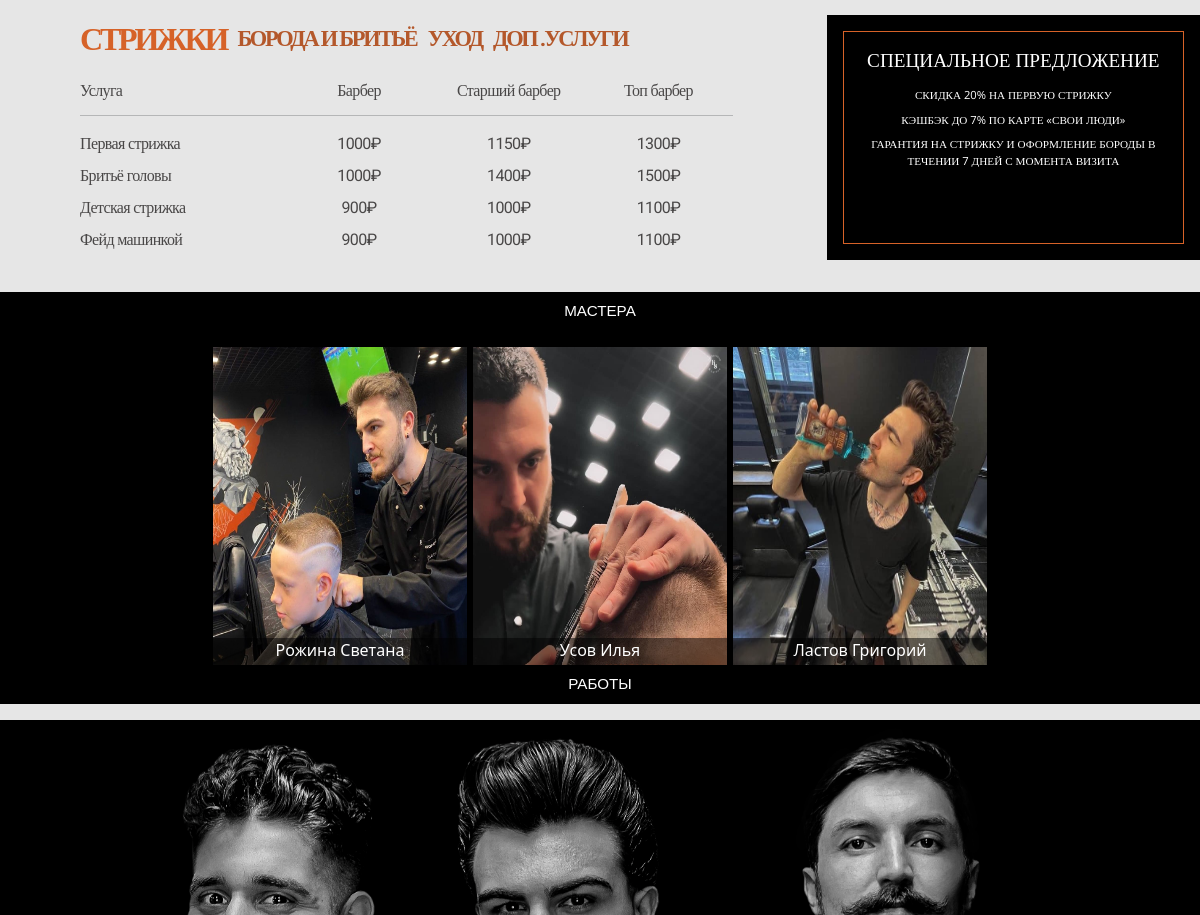
The app's page / (middle part), older data.
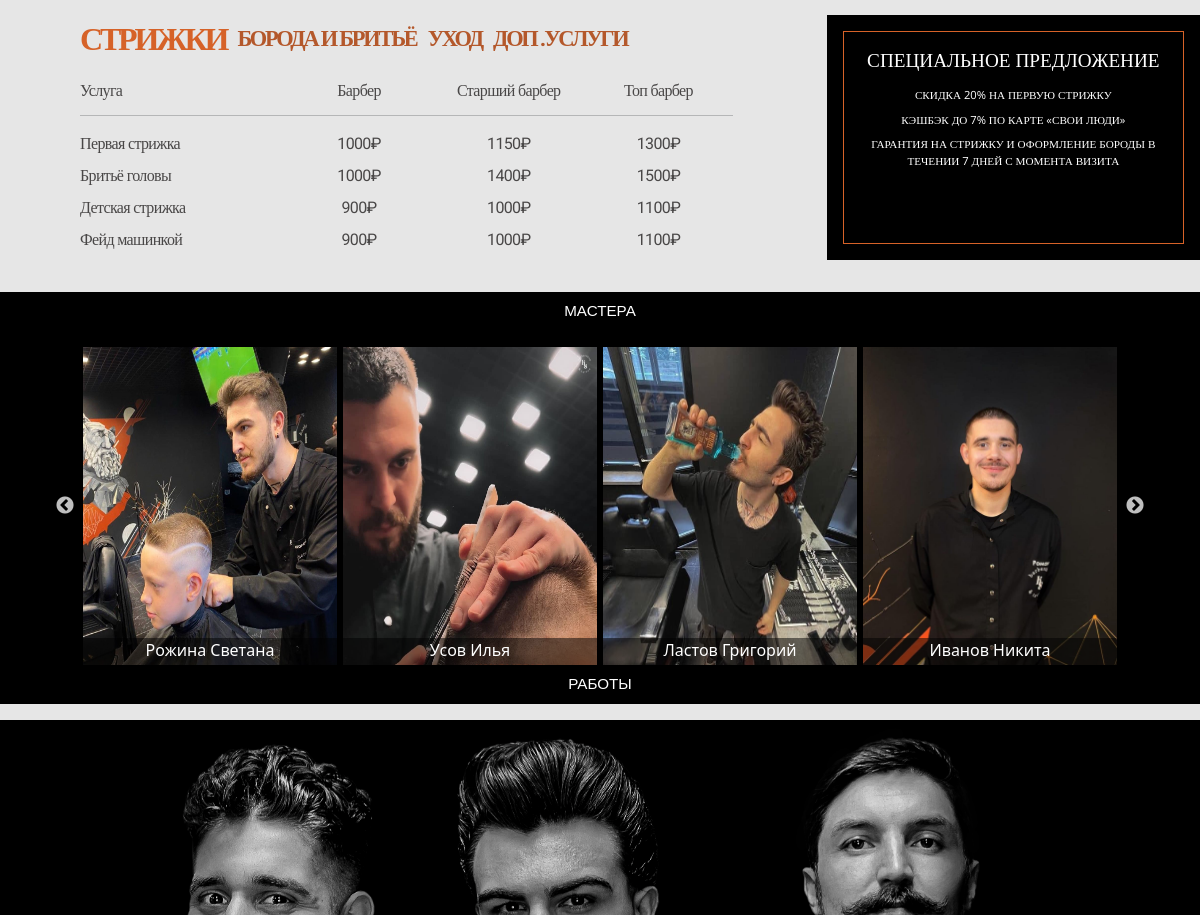
The same page, newer data.
### mainapp/models.py (models this page shows, shortened)
class ServiceType(models.Model):
    name = models.CharField(max_length=30, verbose_name='Тип услуги')

class ServiceAlbum(models.Model):
    kind = models.ForeignKey(ServiceType, on_delete=models.CASCADE, verbose_name = 'Тип услуги', related_name='price')
    name = models.CharField(max_length=50, verbose_name = 'Наименование услуги')
    priceBarber = models.IntegerField(verbose_name = 'Цена барбера')
    priceBigBarber = models.IntegerField(verbose_name = 'Цена старшего барбера')
    priceTopBarber = models.IntegerField(verbose_name = 'Цена ТОП барбера')

class SpecialOffer(models.Model):
    offer = models.CharField(max_length=200, verbose_name='Cпециальное предложение')

class Barber(models.Model):
    image = models.ImageField(verbose_name='Аватарка')
    firstName = models.CharField(max_length=30, verbose_name='Имя')
    lastName = models.CharField(max_length=30, verbose_name='Фамилия')
    slug = models.SlugField(unique=True)
    def get_absolute_url(self):
        return reverse('barber_detail', kwargs={'slug': self.slug})

class GalaryHairstyle(models.Model):
    barber = models.ForeignKey(Barber, on_delete=models.CASCADE, verbose_name = 'Барбер', related_name='galary')
    chek = models.BooleanField(default=False)
    image = models.ImageField(verbose_name='Фото')

### mainapp/views.py (the view)
# urls.py: path('', BaseView.as_view(), name='base'),
class BaseView(View):
    def get(self, request, *args, **kwargs):
        types = ServiceType.objects.all()
        offer = SpecialOffer.objects.all()
        barber = Barber.objects.all()
        questions = Question.objects.all()
        image_hearstyle = [x for x in GalaryHairstyle.objects.all() if x.chek]
        review = Review.objects.all()
        context = {
            'types':types,
            'offers': offer,
            'barbers': barber,
            'hearstyle': image_hearstyle,
            'reviews': review,
            'qustionLeft': questions[:int(len(questions)/2)],
            'qustionRight': questions[int(len(questions)/2):],
        }
        return render(request, 'base.html', context)

### mainapp/templates/base.html (shortened to what this page needs)
{% load static %}
<!doctype html>
<html lang="en">
  <head>
    <link href="https://cdn.jsdelivr.net/npm/bootstrap@5.1.3/dist/css/bootstrap.min.css" rel="stylesheet">
    <link rel="stylesheet" href="{% static 'slick/slick.css' %}">
    <link rel="stylesheet" href="{% static 'slick/slick-theme.css' %}">
    <link rel="stylesheet" href="{% static 'css/style.css' %}">
    <link rel="stylesheet" href="{% static 'css/style-navbar.css' %}">
    <link rel="stylesheet" href="{% static 'css/style-headers.css' %}">
    <link rel="stylesheet" href="{% static 'css/style-info.css' %}">
    <link rel="stylesheet" href="{% static 'css/style-menu.css' %}">
    <link rel="stylesheet" href="{% static 'css/style-slider.css' %}">
    <link rel="stylesheet" href="{% static 'css/style-hearstyle.css' %}">
    <link rel="stylesheet" href="{% static 'css/style-reviews.css' %}">
    <link rel="stylesheet" href="{% static 'css/style-fq.css' %}">
    <link rel="stylesheet" href="{% static 'css/style-footer.css' %}">
  </head>
  <body>
    {% block content %}
    <section class="menu" id="menu" style="margin-bottom:2rem;">
      <div class="menu-margin">
        <div class="row">
          <div class="col-lg-7">
            <ul class="nav nav-pills mb-3 tab-item" id="pills-tab" role="tablist">
              {% for type in types %}
                <li class="nav-item tab-items" role="presentation">
                    <a class="li-menu {% if type == types|first %} active {% endif %}" id="pills-{{type.id}}-tab" data-bs-toggle="pill" data-bs-target="#pills-{{type.id}}" type="button" role="tab" aria-controls="pills-{{type.id}}" aria-selected="true">
                      {{type.name}}
                    </a>
                </li>
              {% endfor %}
            </ul>
            <div class="tab-content lou-mb" id="pills-tabContent">
              <div class="row">
                <div class="col price">Услуга</div>
                <div class="col-1 d-none d-md-block"></div>
                <div class="col text-center price">Барбер</div>
                <div class="col text-center price">Старший барбер</div>
                <div class="col text-center price">Топ барбер</div>
              </div>
              <hr class="mt-1">
              {% for type in types %}
                <div class="tab-pane fade {% if type == types|first %} show active {% endif %}" id="pills-{{type.id}}" role="tabpanel" aria-labelledby="pills-{{type.id}}-tab">
                  {% for item in type.price.all %}
                    <div class="row">
                      <div class="col price">{{item.name}}</div>
                      <div class="col-1 d-none d-md-block"></div>
                      <div class="col text-center price">{{item.priceBarber}}₽</div>
                      <div class="col text-center price">{{item.priceBigBarber}}₽</div>
                      <div class="col text-center price">{{item.priceTopBarber}}₽</div>
                    </div>
                  {% endfor %}
                </div>
              {% endfor %}
            </div>
          </div>
          <div class="col-lg-1"></div>
          <div class="col-lg-4">
            <div class="sp-price">
              <div class="sp-price-border">
                <div class="sp-gor">
                  <h6 class="text-center">СПЕЦИАЛЬНОЕ ПРЕДЛОЖЕНИЕ</h6>
                    {% for sp in offers %}
                      <p class="text-center">{{sp.offer}}</p>
                    {% endfor %}
                </div>
              </div>
            </div>
          </div>
        </div>
      </div>
    </section>
    <section class="master" id="master">
      <div class="section-title">
        <p class="section-title-text">МАСТЕРА</p>
      </div>
      <div class="team">
        <div class="row block-uns-context">
        {% for barber in barbers %}
          <div class="col-md-3" style="padding: 0 .17rem;">
            <div class="card card-barber">
              <img src="{{barber.image.url}}" alt="" style="aspect-ratio: 4 / 5;" ;>
              <div class="team_text" >
              <p>
              {{barber.lastName}}
              {{barber.firstName}}<br></p>
              </div>
            </div>
          </div>
        {% endfor %}
        </div>
      </div>
    </section>
    <section class="works" id="works">
      <div class="section-title">
        <p class="section-title-text">РАБОТЫ</p>
      </div>
      <div class="work">
        <div class="row block-uns-work">
          {% for image in hearstyle %}
          <div class="col-md-4" style="padding: 0 .2rem;">
            <div class="card card-work" >
              <img src="{{image.image.url}}" alt="" style="aspect-ratio: 3 / 4;" ;>
            </div>
          </div>
          {% endfor %}
        </div>
      </div>
    </section>
    {% endblock %}
  </body>
</html>

### static/css/style.css (style rules this page uses)
:root { --sp-color:#D66228; --bg:#E6E6E6; }
body { background: var(--bg); }
.row { --bs-gutter-x:0; }
.section-title { background: #000; }
.section-title-text { text-align: center; color: #fff; font-size: .95rem; font-weight: 300; padding: .5rem 0; font-family: 'Roboto', sans-serif; }

### static/css/style-menu.css (style rules this page uses)
section.menu { font-family: 'Roboto'; }
.menu-margin { margin-left: 5rem; }
.tab-items { display: flex; align-items: center; }
a.li-menu { text-decoration: none; color: #b4582b; padding-right: .7rem; font-size: 1.4rem; font-weight: 700; letter-spacing: -0.1em; }
a.li-menu.active { font-size: 2rem; color: var(--sp-color); }
.price { font-weight: 400; letter-spacing: -0.04em; color:rgb(73, 71, 71); margin-bottom: .5rem; }
.sp-price { height: 100%; background: #000; padding:1rem 1rem; }
.sp-price-border { height: 100%; min-width: 100%; border: 1px solid var(--sp-color); }
.sp-price-border .sp-gor { font-family: 'Open Sans'; padding: 1rem;; }
.sp-price-border .sp-gor h6 { color: #fff; font-size: 1.2rem; margin-bottom: 1rem; }
.sp-price-border .sp-gor p { margin:0; color: #fff; margin-bottom: .5rem; font-size: 0.7rem; font-weight: 400; }

### static/css/style-slider.css (style rules this page uses)
.team { padding: 0 5rem; background-color: black; }
.team img { margin:0; }
.card-barber .team_text { background: rgba(0, 0, 0, 0.5); position: absolute; bottom: 0; width: 100%; }
.card-barber .team_text p { margin:0; font-size:1rem; font-weight: 300; color:#fff; }
.team .card-barber { position: relative; text-align: center; border: none; }
section.master { background: black; }

### static/css/style-hearstyle.css (style rules this page uses)
.work { padding: 0 5rem; background-color: rgb(0, 0, 0); }
.work img { margin:0; }
.work .card-work { position: relative; text-align: center; background-color: black; }

Row changes from the older to the newer data that the page shows:
added Barber: image (picture), lastName "Иванов", firstName "Никита"
